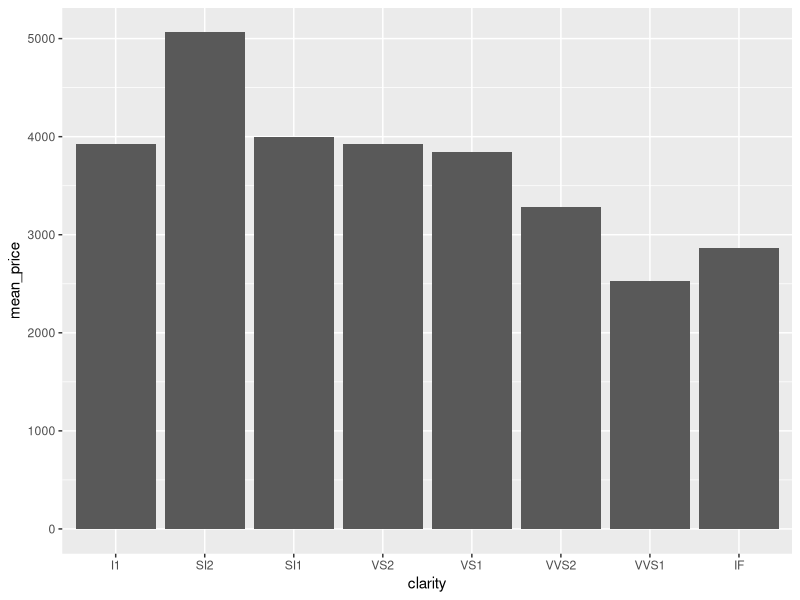

The R source for this figure:
## ---- chunk 1
library(tidyverse)
## ---- chunk 2
#| echo: true
#| output-location: slide
diamonds %>%
  group_by(clarity) %>%
  summarise(mean_price = mean(price)) %>%
  ungroup() %>%
  ggplot(aes(x = clarity, y = mean_price)) +
  geom_col()
